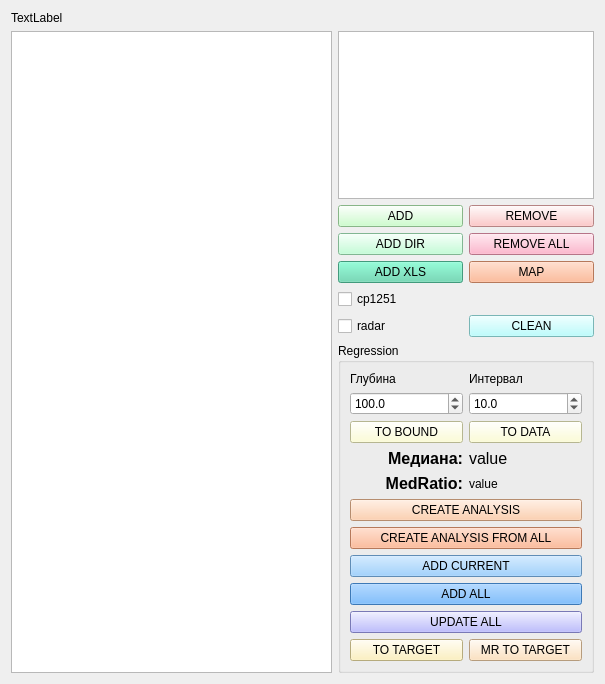
<?xml version="1.0" encoding="UTF-8"?>
<ui version="4.0">
 <class>Form_well_log</class>
 <widget class="QWidget" name="Form_well_log">
  <property name="geometry">
   <rect>
    <x>0</x>
    <y>0</y>
    <width>605</width>
    <height>684</height>
   </rect>
  </property>
  <property name="windowTitle">
   <string>Well Logging</string>
  </property>
  <layout class="QGridLayout" name="gridLayout_3">
   <item row="0" column="0" colspan="2">
    <widget class="QLabel" name="label">
     <property name="text">
      <string>TextLabel</string>
     </property>
    </widget>
   </item>
   <item row="1" column="0">
    <widget class="PlotWidget" name="widget_graph_well_log"/>
   </item>
   <item row="1" column="1">
    <layout class="QGridLayout" name="gridLayout_2">
     <item row="0" column="0">
      <layout class="QGridLayout" name="gridLayout">
       <item row="5" column="0">
        <widget class="QCheckBox" name="checkBox_raar_signal">
         <property name="text">
          <string>radar</string>
         </property>
        </widget>
       </item>
       <item row="4" column="0">
        <widget class="QCheckBox" name="checkBox_cp1251">
         <property name="text">
          <string>cp1251</string>
         </property>
        </widget>
       </item>
       <item row="1" column="1">
        <widget class="QPushButton" name="pushButton_rm_well_log">
         <property name="styleSheet">
          <string notr="true">background-color: rgb(255, 185, 185);</string>
         </property>
         <property name="text">
          <string>REMOVE</string>
         </property>
        </widget>
       </item>
       <item row="1" column="0">
        <widget class="QPushButton" name="pushButton_add_well_log">
         <property name="styleSheet">
          <string notr="true">background-color: rgb(191, 255, 191);</string>
         </property>
         <property name="text">
          <string>ADD</string>
         </property>
        </widget>
       </item>
       <item row="2" column="1">
        <widget class="QPushButton" name="pushButton_rm_all_well_db">
         <property name="styleSheet">
          <string notr="true">background-color: rgb(255, 162, 190);</string>
         </property>
         <property name="text">
          <string>REMOVE ALL</string>
         </property>
        </widget>
       </item>
       <item row="5" column="1">
        <widget class="QPushButton" name="pushButton_clean">
         <property name="toolTip">
          <string>Очистить дубли каротажей</string>
         </property>
         <property name="styleSheet">
          <string notr="true">background-color: rgb(170, 255, 255);</string>
         </property>
         <property name="text">
          <string>CLEAN</string>
         </property>
        </widget>
       </item>
       <item row="0" column="0" colspan="2">
        <widget class="QListWidget" name="listWidget_well_log"/>
       </item>
       <item row="2" column="0">
        <widget class="QPushButton" name="pushButton_add_dir_well_log">
         <property name="styleSheet">
          <string notr="true">background-color: rgb(180, 255, 205);</string>
         </property>
         <property name="text">
          <string>ADD DIR</string>
         </property>
        </widget>
       </item>
       <item row="3" column="0">
        <widget class="QPushButton" name="pushButton_add_xls">
         <property name="styleSheet">
          <string notr="true">background-color: rgb(92, 215, 173);</string>
         </property>
         <property name="text">
          <string>ADD XLS</string>
         </property>
        </widget>
       </item>
       <item row="3" column="1">
        <widget class="QPushButton" name="pushButton_map_well_log">
         <property name="styleSheet">
          <string notr="true">background-color: rgb(255, 170, 127);</string>
         </property>
         <property name="text">
          <string>MAP</string>
         </property>
        </widget>
       </item>
      </layout>
     </item>
     <item row="1" column="0">
      <widget class="QGroupBox" name="groupBox">
       <property name="title">
        <string>Regression</string>
       </property>
       <layout class="QGridLayout" name="gridLayout_4">
        <item row="0" column="0">
         <layout class="QGridLayout" name="gridLayout_5">
          <item row="2" column="1">
           <widget class="QPushButton" name="pushButton_mosh_pesch_to_data">
            <property name="toolTip">
             <string>Добавить мощность песчаной пачки в атрибуты скважины</string>
            </property>
            <property name="styleSheet">
             <string notr="true">background-color: rgb(255, 255, 203);</string>
            </property>
            <property name="text">
             <string>TO DATA</string>
            </property>
           </widget>
          </item>
          <item row="1" column="1">
           <widget class="QDoubleSpinBox" name="doubleSpinBox_interval">
            <property name="decimals">
             <number>1</number>
            </property>
            <property name="singleStep">
             <double>0.500000000000000</double>
            </property>
            <property name="value">
             <double>10.000000000000000</double>
            </property>
           </widget>
          </item>
          <item row="0" column="0">
           <widget class="QLabel" name="label_2">
            <property name="text">
             <string>Глубина </string>
            </property>
           </widget>
          </item>
          <item row="4" column="1">
           <widget class="QLabel" name="label_mr_value">
            <property name="text">
             <string>value</string>
            </property>
           </widget>
          </item>
          <item row="2" column="0">
           <widget class="QPushButton" name="pushButton_uf_to_bound">
            <property name="toolTip">
             <string>Добавить глубину кровли уфы в границы скважины</string>
            </property>
            <property name="styleSheet">
             <string notr="true">background-color: rgb(255, 255, 203);</string>
            </property>
            <property name="text">
             <string>TO BOUND</string>
            </property>
           </widget>
          </item>
          <item row="4" column="0">
           <widget class="QLabel" name="label_5">
            <property name="font">
             <font>
              <pointsize>12</pointsize>
              <weight>75</weight>
              <bold>true</bold>
             </font>
            </property>
            <property name="text">
             <string>MedRatio:</string>
            </property>
            <property name="alignment">
             <set>Qt::AlignRight|Qt::AlignTrailing|Qt::AlignVCenter</set>
            </property>
           </widget>
          </item>
          <item row="5" column="0" colspan="2">
           <widget class="QPushButton" name="pushButton_create_an">
            <property name="toolTip">
             <string>Создать анализ</string>
            </property>
            <property name="styleSheet">
             <string notr="true">background-color: rgb(255, 197, 155);</string>
            </property>
            <property name="text">
             <string>CREATE ANALYSIS</string>
            </property>
           </widget>
          </item>
          <item row="1" column="0">
           <widget class="QDoubleSpinBox" name="doubleSpinBox_depth">
            <property name="decimals">
             <number>1</number>
            </property>
            <property name="maximum">
             <double>10000.000000000000000</double>
            </property>
            <property name="singleStep">
             <double>0.500000000000000</double>
            </property>
            <property name="value">
             <double>100.000000000000000</double>
            </property>
           </widget>
          </item>
          <item row="3" column="0">
           <widget class="QLabel" name="label_4">
            <property name="font">
             <font>
              <pointsize>12</pointsize>
              <weight>75</weight>
              <bold>true</bold>
             </font>
            </property>
            <property name="text">
             <string>Медиана:</string>
            </property>
            <property name="alignment">
             <set>Qt::AlignRight|Qt::AlignTrailing|Qt::AlignVCenter</set>
            </property>
           </widget>
          </item>
          <item row="7" column="0" colspan="2">
           <widget class="QPushButton" name="pushButton_add_current">
            <property name="toolTip">
             <string>Добавить среднее значение в выделенном интервале по текущей кривой</string>
            </property>
            <property name="styleSheet">
             <string notr="true">background-color: rgb(134, 197, 255);</string>
            </property>
            <property name="text">
             <string>ADD CURRENT</string>
            </property>
           </widget>
          </item>
          <item row="8" column="0" colspan="2">
           <widget class="QPushButton" name="pushButton_add_all">
            <property name="toolTip">
             <string>Добавить среднее значение в выделенном интервале по всем кривым </string>
            </property>
            <property name="styleSheet">
             <string notr="true">background-color: rgb(85, 170, 255);</string>
            </property>
            <property name="text">
             <string>ADD ALL</string>
            </property>
           </widget>
          </item>
          <item row="6" column="0" colspan="2">
           <widget class="QPushButton" name="pushButton_create_all_an">
            <property name="toolTip">
             <string>Создать анализ на всех каротажных кривых</string>
            </property>
            <property name="styleSheet">
             <string notr="true">background-color: rgb(255, 170, 127);</string>
            </property>
            <property name="text">
             <string>CREATE ANALYSIS FROM ALL</string>
            </property>
           </widget>
          </item>
          <item row="3" column="1">
           <widget class="QLabel" name="label_value">
            <property name="font">
             <font>
              <pointsize>12</pointsize>
             </font>
            </property>
            <property name="text">
             <string>value</string>
            </property>
           </widget>
          </item>
          <item row="9" column="0" colspan="2">
           <widget class="QPushButton" name="pushButton_update_all">
            <property name="styleSheet">
             <string notr="true">background-color: rgb(170, 170, 255);</string>
            </property>
            <property name="text">
             <string>UPDATE ALL</string>
            </property>
           </widget>
          </item>
          <item row="0" column="1">
           <widget class="QLabel" name="label_3">
            <property name="text">
             <string>Интервал</string>
            </property>
           </widget>
          </item>
          <item row="10" column="0" colspan="2">
           <layout class="QGridLayout" name="gridLayout_6">
            <item row="0" column="0">
             <widget class="QPushButton" name="pushButton_to_tar_val">
              <property name="toolTip">
               <string>Передать среднее значение в target value</string>
              </property>
              <property name="styleSheet">
               <string notr="true">background-color: rgb(255, 239, 175);</string>
              </property>
              <property name="text">
               <string>TO TARGET</string>
              </property>
             </widget>
            </item>
            <item row="0" column="1">
             <widget class="QPushButton" name="pushButton_to_tar_val_mr">
              <property name="toolTip">
               <string>Передать среднее значение в target value</string>
              </property>
              <property name="styleSheet">
               <string notr="true">background-color: rgb(255, 219, 175);</string>
              </property>
              <property name="text">
               <string>MR TO TARGET</string>
              </property>
             </widget>
            </item>
           </layout>
          </item>
         </layout>
        </item>
       </layout>
      </widget>
     </item>
    </layout>
   </item>
  </layout>
 </widget>
 <customwidgets>
  <customwidget>
   <class>PlotWidget</class>
   <extends>QGraphicsView</extends>
   <header>pyqtgraph</header>
   <container>1</container>
  </customwidget>
 </customwidgets>
 <resources/>
 <connections/>
</ui>
